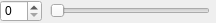
<?xml version="1.0" encoding="UTF-8"?>
<ui version="4.0">
 <class>UserDifinedQtControl_Widget</class>
 <widget class="QWidget" name="UserDifinedQtControl_Widget">
  <property name="geometry">
   <rect>
    <x>0</x>
    <y>0</y>
    <width>216</width>
    <height>23</height>
   </rect>
  </property>
  <property name="windowTitle">
   <string>Form</string>
  </property>
  <widget class="QSpinBox" name="spinBox">
   <property name="geometry">
    <rect>
     <x>0</x>
     <y>0</y>
     <width>42</width>
     <height>22</height>
    </rect>
   </property>
  </widget>
  <widget class="QSlider" name="horizontalSlider">
   <property name="geometry">
    <rect>
     <x>50</x>
     <y>0</y>
     <width>160</width>
     <height>22</height>
    </rect>
   </property>
   <property name="orientation">
    <enum>Qt::Horizontal</enum>
   </property>
  </widget>
 </widget>
 <resources/>
 <connections/>
</ui>
